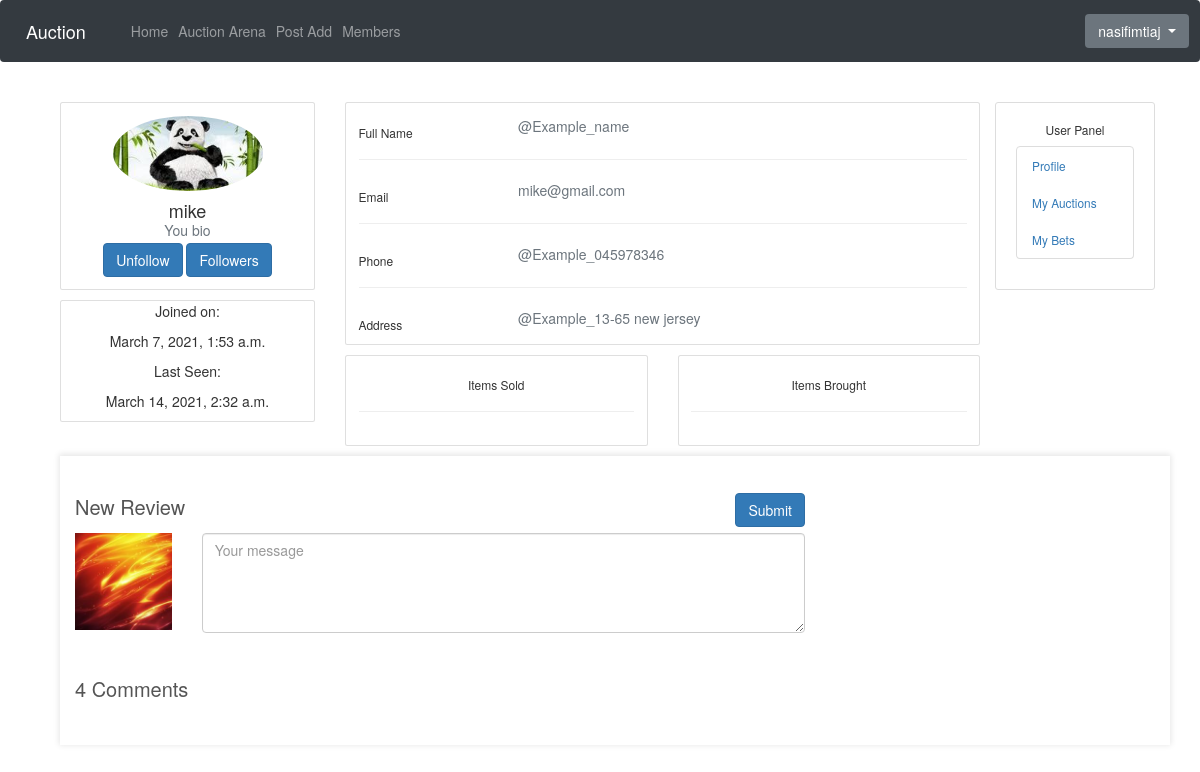
The app's page /center/3/ (signed in), older data.
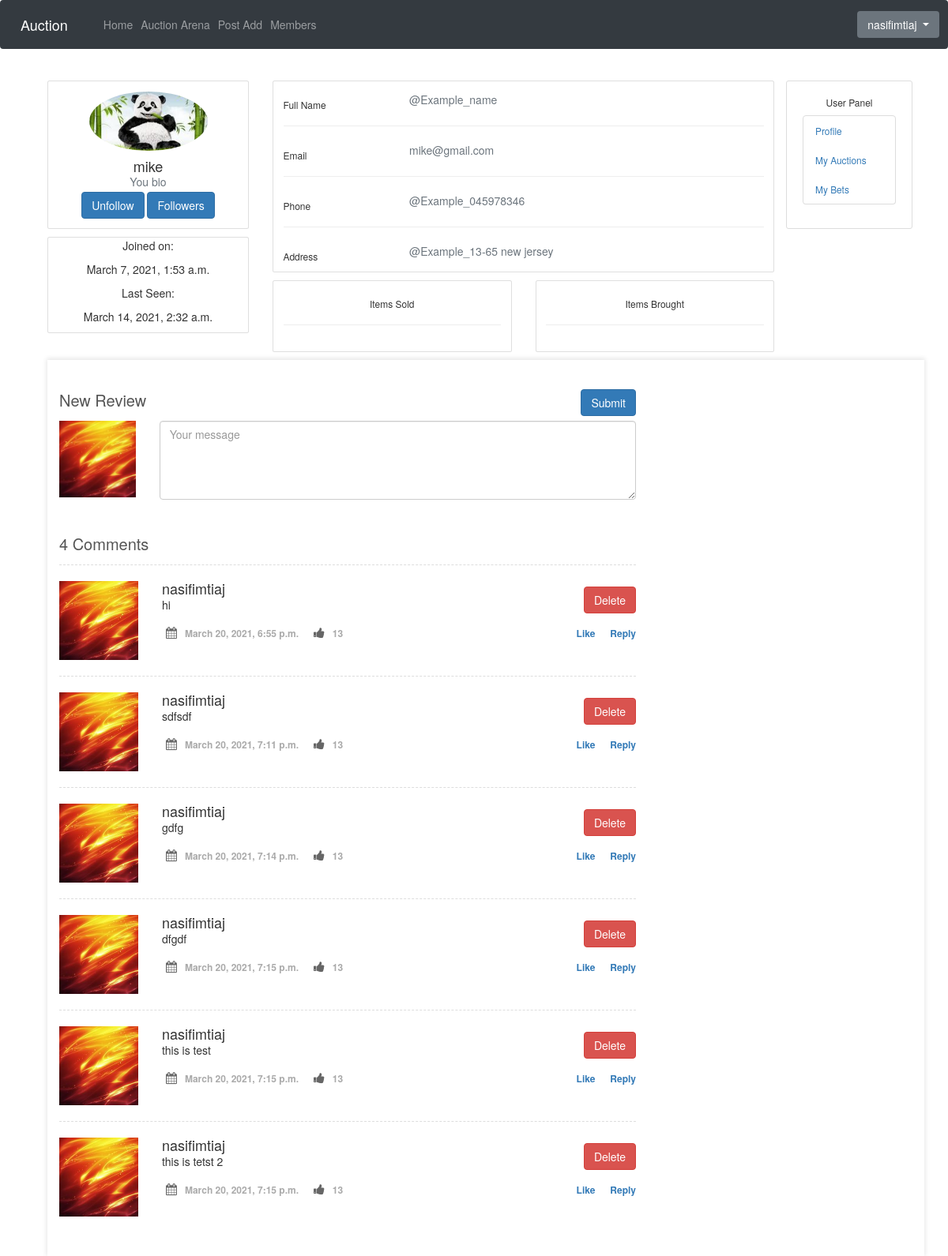
The same page, newer data.
### core/models.py (models this page shows)
class Review(models.Model):
    reviewed_to = models.ForeignKey(User,related_name="reviewed_to",on_delete=models.CASCADE)
    reviewed_by = models.ForeignKey(User,related_name="reviewed_by",on_delete=models.CASCADE)
    text = models.TextField()
    date_posted = models.DateTimeField(default=timezone.now)

### users/models.py (models this page shows, shortened)
class Profile(models.Model):
    user = models.OneToOneField(User, on_delete=models.CASCADE)
    image = models.ImageField(default='default.jpg', upload_to='profile_pics')
    full_name = models.CharField(default='@Example_name', max_length=100)
    phone_number =  models.TextField(default='@Example_045978346')
    address = models.TextField(default='@Example_13-65 new jersey')
    last_active = models.DateTimeField(blank=True, null=True)
    bio = models.TextField(default='You bio')
    @property
    def update_last_active(self):
        self.last_active = timezone.now()
        self.save()
        return self.user.username
    def save(self, *args, **kwargs):
        super().save(*args, **kwargs)
        img = Image.open(self.image.path)
        if img.height > 200 or img.width > 200:
            output_size = (200, 200)
            img.thumbnail(output_size)
            img.save(self.image.path)

### center/views.py (the view)
# urls.py: path('center/<int:pk>/', PofileDetailView.as_view(), name='user_profile'),
class PofileDetailView(DetailView):
    template_name = 'center/user_profile.html'
    model = User
    context_object_name = "v_user"
    form_class = ReviewForm
    def get_context_data(self, **kwargs):
        context = super().get_context_data(**kwargs)
        context['is_follower'] = self.object.following.filter(followed_by=self.request.user).exists()
        context.update({
        'broughts' : Bets.objects.filter(better=self.kwargs.get('pk'), is_accepted=True),
        'solds' : Bets.objects.filter(item__owner=self.kwargs.get('pk'), is_accepted=True),
        'reviews' : Review.objects.filter(reviewed_to = self.kwargs.get('pk') ),
        'form2': self.form_class()
        })
        return context

### core/forms.py
class ReviewForm(forms.ModelForm):
    class Meta:
        model = Review
        fields = ['text']

### center/templates/center/user_profile.html (shortened to what the changed rows need)
{% extends 'center/base.html' %}
    {% block content %}
<head>
    <link href="https://maxcdn.bootstrapcdn.com/font-awesome/4.3.0/css/font-awesome.min.css" rel="stylesheet">
</head>
     <div class="container">
<section class="content-item" id="comments" >
    <div class="container">
    	<div class="row">
            <div class="col-sm-8">
            {% for review in reviews %}
                <div class="media">
                    <a class="pull-left" href="#"><img class="media-object" src="{{ review.reviewed_by.profile.image.url }}" alt=""></a>
                    <div class="media-body">
                        <h4 class="media-heading">{{review.reviewed_by}}  <a class="btn btn-danger btn-sm-0 pull-right" href="{% url 'center:delete_review_confirm' review.id %}">Delete</a></h4>
                        <p>{{review.text}}</p>
                        <ul class="list-unstyled list-inline media-detail pull-left">
                            <li><i class="fa fa-calendar"></i>{{review.date_posted}}</li>
                            <li><i class="fa fa-thumbs-up"></i>13</li>
                        </ul>
                        <ul class="list-unstyled list-inline media-detail pull-right">
                            <li class=""><a href="">Like</a></li>
                            <li class=""><a href="">Reply</a></li>
                        </ul>
                    </div>
                </div>
                {% endfor %}
            </div>
        </div>
    </div>
</section>
    </div>
    {% endblock content %}

Row changes from the older to the newer data that the page shows:
added Review: reviewed_by.profile.image (picture), reviewed_by "nasifimtiaj", text "hi", date_posted "March 20, 2021, 6:55 p.m."
added Review: reviewed_by.profile.image (picture), reviewed_by "nasifimtiaj", text "sdfsdf", date_posted "March 20, 2021, 7:11 p.m."
added Review: reviewed_by.profile.image (picture), reviewed_by "nasifimtiaj", text "gdfg", date_posted "March 20, 2021, 7:14 p.m."
added Review: reviewed_by.profile.image (picture), reviewed_by "nasifimtiaj", text "dfgdf", date_posted "March 20, 2021, 7:15 p.m."
added Review: reviewed_by.profile.image (picture), reviewed_by "nasifimtiaj", text "this is test", date_posted "March 20, 2021, 7:15 p.m."
added Review: reviewed_by.profile.image (picture), reviewed_by "nasifimtiaj", text "this is tetst 2", date_posted "March 20, 2021, 7:15 p.m."
